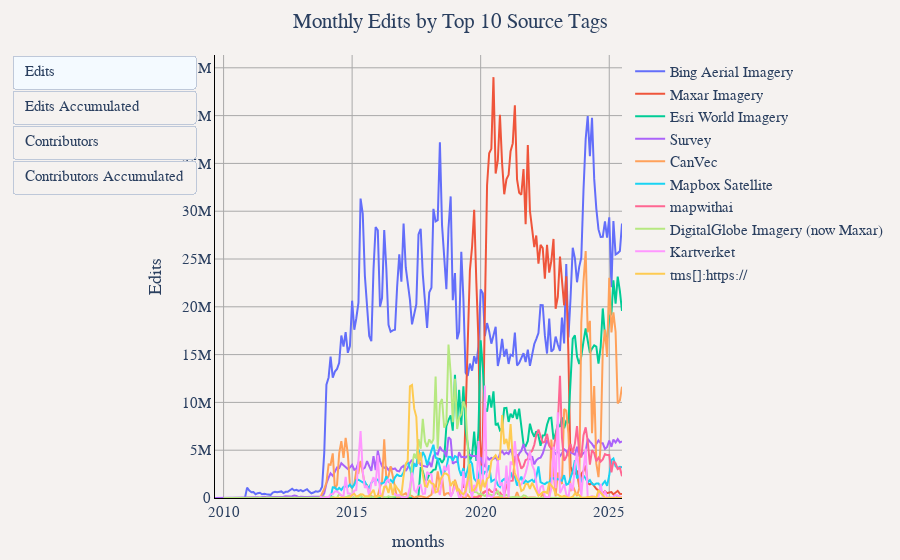

The cell this chart's notebook holds for it:
### Markdown cell above
## Monthly Top 10 Sources: Edits, Accumulated Edits, Contributors and Accumulated Contributors

### Code cell
# Get top 10 sources by total edits
df = duckdb.sql("""
WITH source_expanded AS (
    SELECT 
        year,
        month,
        user_name,
        edit_count,
        unnest(source) as source_tag
    FROM '../changeset_data/year=*/month=*/*.parquet'
    WHERE source IS NOT NULL
),
top_sources AS (
    SELECT source_tag
    FROM (
        SELECT
            source_tag,
            SUM(edit_count) as total_edits
        FROM source_expanded
        GROUP BY source_tag
        ORDER BY total_edits DESC
        LIMIT 10
    )
),
monthly_source_data AS (
    SELECT 
        se.year,
        se.month,
        CONCAT(se.year, '-', LPAD(CAST(se.month as VARCHAR), 2, '0')) as months,
        se.source_tag,
        COUNT(DISTINCT se.user_name) as "Contributors",
        SUM(se.edit_count) as "Edits"
    FROM source_expanded se
    WHERE se.source_tag IN (SELECT source_tag FROM top_sources)
    GROUP BY se.year, se.month, se.source_tag
)
SELECT 
    months,
    source_tag,
    "Contributors",
    "Edits",
    SUM("Contributors") OVER (PARTITION BY source_tag ORDER BY year, month) as "Contributors Accumulated",
    SUM("Edits") OVER (PARTITION BY source_tag ORDER BY year, month) as "Edits Accumulated"
FROM monthly_source_data
ORDER BY year, month, source_tag
""").df()

util.show_figure(
    [
        util.FigureConfig(
            title="Monthly Edits by Top 10 Source Tags",
            label="Edits",
            x_col="months",
            y_col="Edits",
            group_col="source_tag",
            query_or_df=df,
        ),
        util.FigureConfig(
            title="Accumulated Edits by Top 10 Source Tags",
            label="Edits Accumulated",
            x_col="months",
            y_col="Edits Accumulated",
            group_col="source_tag",
            query_or_df=df,
        ),
        util.FigureConfig(
            title="Monthly Contributors by Top 10 Source Tags",
            label="Contributors",
            x_col="months",
            y_col="Contributors",
            group_col="source_tag",
            query_or_df=df,
        ),
        util.FigureConfig(
            title="Accumulated Contributors by Top 10 Source Tags",
            label="Contributors Accumulated",
            x_col="months",
            y_col="Contributors Accumulated",
            group_col="source_tag",
            query_or_df=df,
        ),
    ]
)
